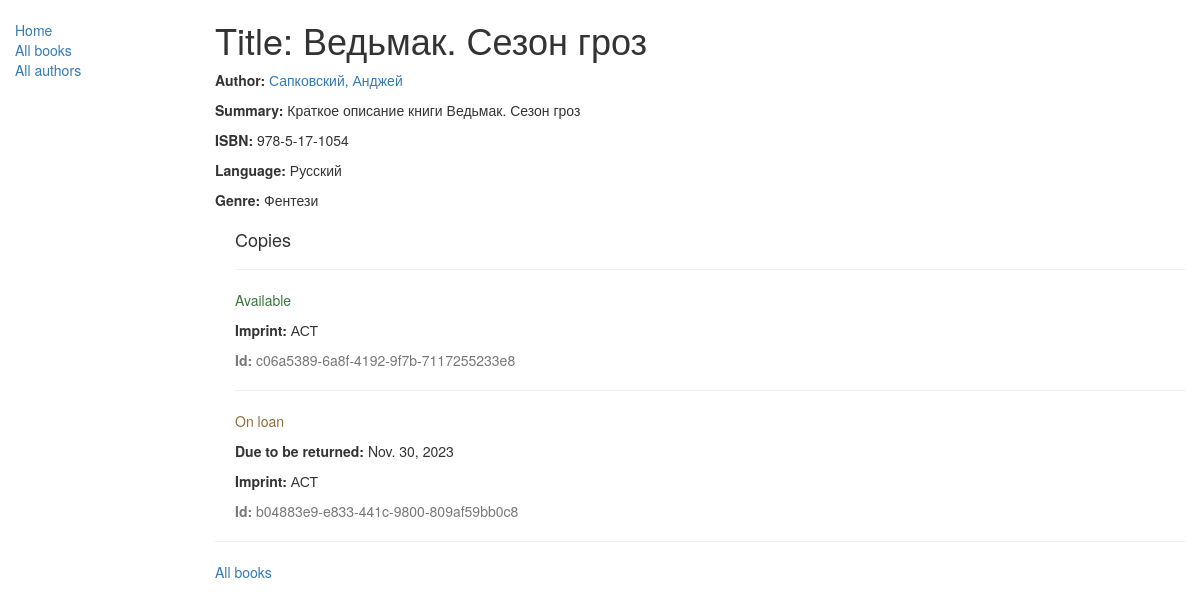
/catalog/book/1, run on the app's committed database.
### catalog/models.py (models this page shows, shortened)
class Book(models.Model):
    title = models.CharField(max_length=200)
    author = models.ForeignKey('Author', on_delete=models.SET_NULL, null=True)
    summary = models.TextField(max_length=1000, help_text="Enter a brief description of the book")
    isbn = models.CharField('ISBN',max_length=13, help_text='13 Character <a href="https://www.isbn-international.org/content/what-isbn">ISBN number</a>')
    genre = models.ManyToManyField(Genre, help_text="Select a genre for this book")
    language = models.ForeignKey(Language, on_delete=models.SET_NULL, null=True)
    def display_genre(self):
        """
        Creates a string for the Genre. This is required to display genre in Admin.
        """
        return ', '.join([ genre.name for genre in self.genre.all()[:3] ])
    display_genre.short_description = 'Genre'

class Author(models.Model):
    first_name = models.CharField(max_length=100)
    last_name = models.CharField(max_length=100)
    date_of_birth = models.DateField(null=True, blank=True)
    date_of_death = models.DateField('Died', null=True, blank=True)
    def __str__(self):
        return f"{self.last_name}, {self.first_name}"

class Language(models.Model):
    name = models.CharField(max_length=200, help_text="Enter a language here")
    def __str__(self):
        return self.name

class Genre(models.Model):
    name = models.CharField(max_length=200, help_text="Enter a book genre (e.g. Science Fiction, French Poetry etc.)")
    def __str__(self):
        return self.name

class BookInstance(models.Model):
    id = models.UUIDField(primary_key=True, default=uuid.uuid4, help_text="Unique ID for this particular book across whole library")
    book = models.ForeignKey('Book', on_delete=models.SET_NULL, null=True)
    imprint = models.CharField(max_length=200)
    due_back = models.DateField(null=True, blank=True)
    LOAN_STATUS = (
        ('m', 'Maintenance'),
        ('o', 'On loan'),
        ('a', 'Available'),
        ('r', 'Reserved'),
    )
    status = models.CharField(max_length=1, choices=LOAN_STATUS, blank=True, default='m', help_text='Book availability')
    class Meta:
        ordering = ["due_back"]

### catalog/views.py (the view)
# urls.py: path('book/<pk>', views.BookDetailView.as_view(), name='book-detail'),
class BookDetailView(generic.DetailView):
    model = Book

### catalog/templates/catalog/book_detail.html
{% extends "base_generic.html" %}
{% block content %}
  <h1>Title: {{ book.title }}</h1>
  <p><strong>Author:</strong> <a href="{% url 'author-detail' book.author.pk %}">{{ book.author }}</a></p>
  <p><strong>Summary:</strong> {{ book.summary }}</p>
  <p><strong>ISBN:</strong> {{ book.isbn }}</p>
  <p><strong>Language:</strong> {{ book.language }}</p>
  <p><strong>Genre:</strong> {% for genre in book.genre.all %} {{ genre }}{% if not forloop.last %}, {% endif %}{% endfor %}</p>
  <div style="margin-left:20px;margin-top:20px">
    <h4>Copies</h4>
    {% for copy in book.bookinstance_set.all %}
    <hr>
    <p class="{% if copy.status == 'a' %}text-success{% elif copy.status == 'd' %}text-danger{% else %}text-warning{% endif %}">{{ copy.get_status_display }}</p>
    {% if copy.status != 'a' %}<p><strong>Due to be returned:</strong> {{copy.due_back}}</p>{% endif %}
    <p><strong>Imprint:</strong> {{copy.imprint}}</p>
    <p class="text-muted"><strong>Id:</strong> {{copy.id}}</p>
    {% endfor %}
  </div>
  <hr>
  <div>
    <a href="{% url 'books' %}">All books</a>
  </div>
{% endblock %}

### data on the page
Book: title "Ведьмак. Сезон гроз", author "Сапковский, Анджей", summary "Краткое описание книги Ведьмак. Сезон гроз", isbn "978-5-17-1054", language "Русский"
Genre: name "Фентези"
BookInstance: status "Available", imprint "АСТ", id "c06a5389-6a8f-4192-9f7b-7117255233e8"
BookInstance: status "On loan", due_back "Nov. 30, 2023", imprint "АСТ", id "b04883e9-e833-441c-9800-809af59bb0c8"
